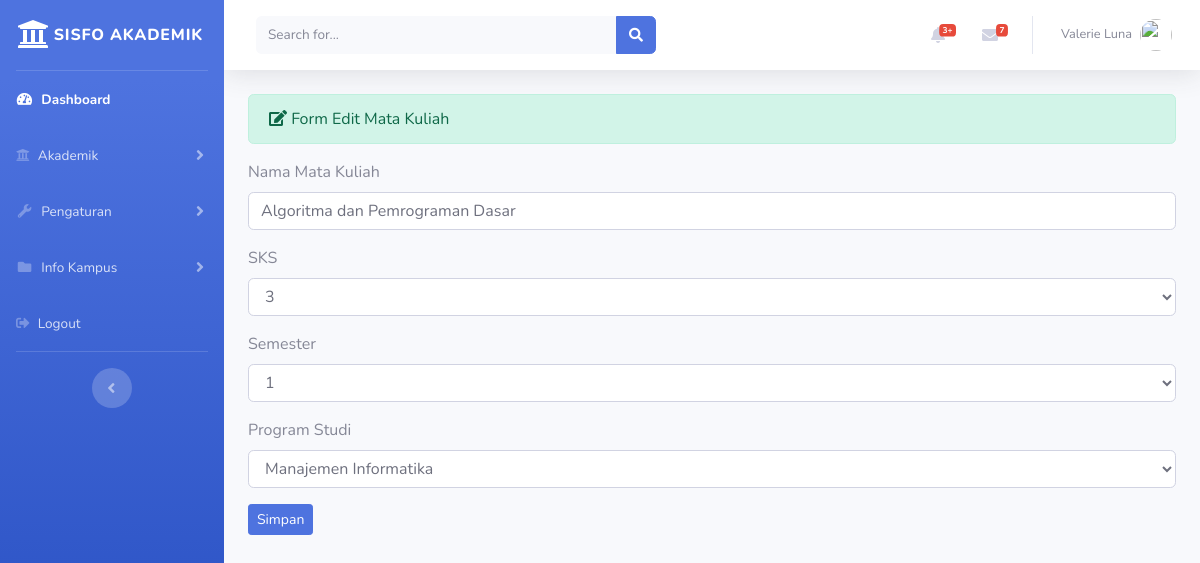
Screenshot of /index.php/administrator/matakuliah/update/MKK01 with the database file from the repository.
### tables this page shows
CREATE TABLE `matakuliah` (
  `kode_matakuliah` varchar(10) NOT NULL,
  `nama_matakuliah` varchar(100) NOT NULL,
  `sks` int(5) NOT NULL,
  `semester` int(10) NOT NULL,
  `nama_prodi` varchar(100) NOT NULL
);

CREATE TABLE `prodi` (
  `id_prodi` int(11) NOT NULL,
  `kode_prodi` varchar(20) NOT NULL,
  `nama_prodi` varchar(25) NOT NULL,
  `nama_jurusan` varchar(25) NOT NULL
);

### application/controllers/administrator/matakuliah.php (called while the page is built, shortened)
<?php
class Matakuliah extends CI_Controller {
	public function update($id)
	{
		$data['matakuliah'] = $this->db->query("select * from matakuliah mk, prodi prd where
			mk.nama_prodi = prd.nama_prodi and mk.kode_matakuliah='$id'")->result();
		$data['prodi'] = $this->matakuliah_model->tampil_data('prodi')->result();
		$this->load->view('administrator/templates_administrator/header.php');
		$this->load->view('administrator/templates_administrator/sidebar.php');
		$this->load->view('administrator/matakuliah_update', $data);
		$this->load->view('administrator/templates_administrator/footer.php');
	}
}

### index.php (called while the page is built, shortened)
<?php
require_once BASEPATH.'core/CodeIgniter.php';

### application/views/administrator/matakuliah_update.php (the view, shortened to what this page needs)
<div class="container-fluid">
	<div class="alert alert-success" role="alert">
    	<i class="fas fa-edit"></i> Form Edit Mata Kuliah
  	</div>
  	<?php foreach ($matakuliah as $mk) : ?>
  		<form method="post" action="<?php echo base_url('administrator/matakuliah/update_aksi') ?>">
  			<div class="form-group">
  				<label>Nama Mata Kuliah</label>
  				<input type="text" name="nama_matakuliah" class="form-control" value="<?php echo $mk->nama_matakuliah ?>">
  			</div>
  			<div class="form-group">
  				<label>SKS</label>
  				<select name="sks" class="form-control">
  					<option value="<?php echo $mk->sks ?>"><?php echo $mk->sks; ?></option>
  				</select>
  			</div>
  			<div class="form-group">
  				<label>Semester</label>
  				<select name="semester" class="form-control">
  					<option value="<?php echo $mk->semester ?>"><?php echo $mk->semester; ?></option>
  				</select>
  			</div>
  			<div class="form-group">
  				<label>Program Studi</label>
  				<select name="nama_prodi" class="form-control">
  					<option><?php echo $mk->nama_prodi ?></option>
  				</select>
  			</div>
  			<button type="submit" class="btn btn-sm btn-primary">Simpan</button>
  		</form>
  	<?php endforeach; ?>
</div>

### rows the page displays
matakuliah: nama_matakuliah "Algoritma dan Pemrograman Dasar", sks "3", semester "1", nama_prodi "Manajemen Informatika"
